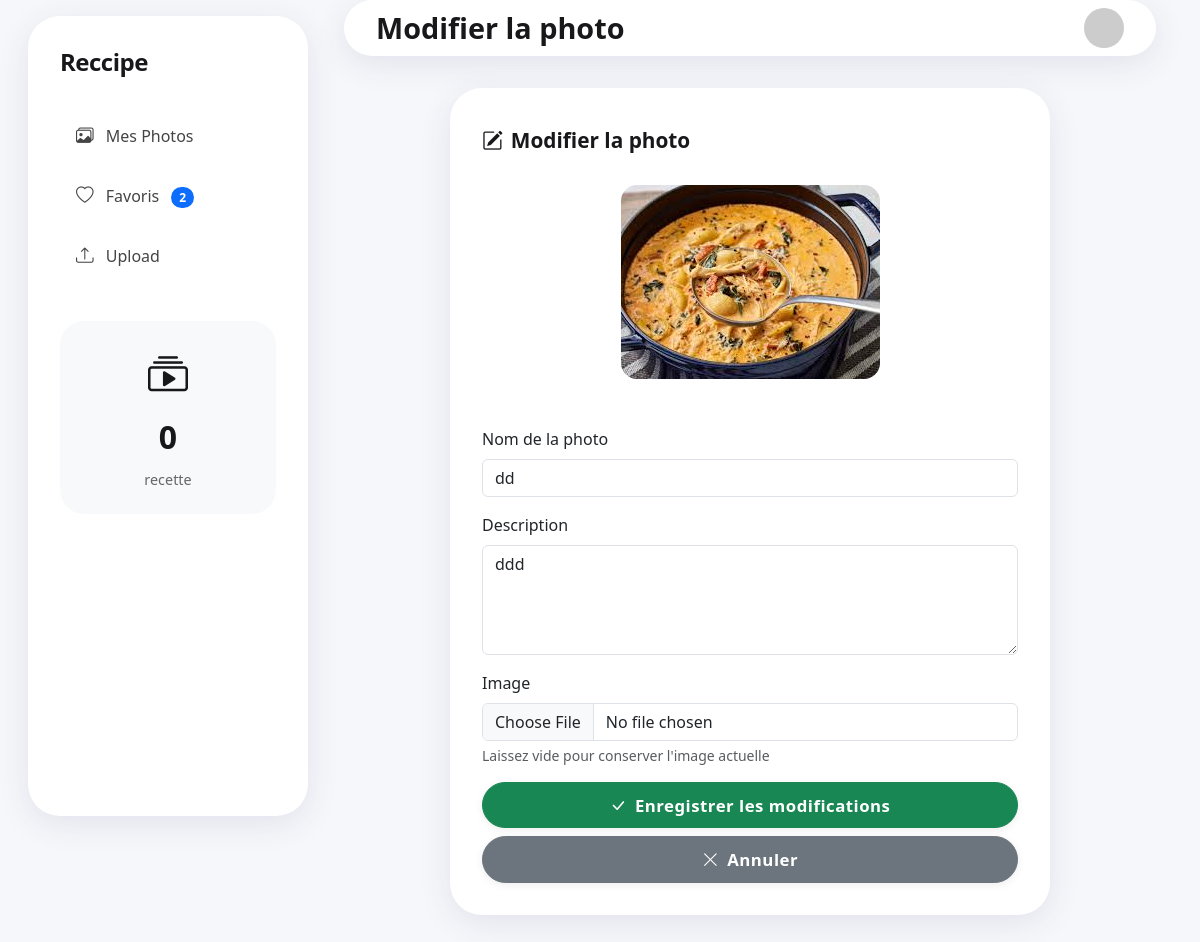
/photo/14/update/ (signed in), run on the app's committed database.
### myapp/models.py (models this page shows, shortened)
class Photo(models.Model) :
    user = models.ForeignKey(User, on_delete=models.CASCADE, related_name='photos', null=True, blank=True)
    Nom = models.CharField(max_length=200)
    Descreption = models.TextField(blank=True)
    upload_date = models.DateTimeField(default=timezone.now)
    image = models.ImageField(upload_to='photos/', null=True, blank=True)
    favorites = models.ManyToManyField(User, related_name='favorite_photos', blank=True)

### myapp/views.py (the view)
# urls.py: path('photo/<int:photo_id>/update/', views.update_photo, name='update_photo'),
@login_required(login_url='login')
def update_photo(request, photo_id):
    photo = get_object_or_404(Photo, id=photo_id)
    if request.method == 'POST':
        form = PhotoUploadForm(request.POST, request.FILES, instance=photo)
        if form.is_valid():
            form.save()
            messages.success(request, 'Photo mise à jour avec succès !')
            return redirect('photo_list')
    else:
        form = PhotoUploadForm(instance=photo)
    context = {
        'form': form,
        'photo': photo,
        'title': 'Modifier la photo'
    }
    return render(request, 'myapp/update_photo.html', context)

### myapp/forms.py
class PhotoUploadForm(forms.ModelForm):
    class Meta:
        model = Photo
        fields = ['Nom', 'Descreption', 'image']
        labels = {
            'Nom': 'Nom de la photo',
            'Descreption': 'Description',
            'image': 'Image'
        }
        widgets = {
            'Descreption': forms.Textarea(attrs={'rows': 4}),
        }

### myapp/templatetags/custom_filters.py (called while the page is built)
@register.filter
def startswith(value, arg):
    return str(value).startswith(str(arg))

### myapp/templates/myapp/update_photo.html (shortened to what this page needs)
{% extends 'myapp/layout.html' %}
{% block page_title %}Modifier la photo{% endblock %}
{% block main_content %}
<div class="update-card">
  <h4><i class="bi bi-pencil-square me-2"></i>Modifier la photo</h4>
  {% if photo.image %}
    <div class="text-center mb-4">
      <img src="{{ photo.image.url }}" alt="{{ photo.Nom }}" class="current-image">
    </div>
  {% endif %}
  <form method="post" enctype="multipart/form-data">
    <div class="mb-3">
      <label for="{{ form.Nom.id_for_label }}" class="form-label">{{ form.Nom.label }}</label>
      <input type="text" name="{{ form.Nom.name }}" id="{{ form.Nom.id_for_label }}" class="form-control {% if form.Nom.errors %}is-invalid{% endif %}" value="{{ form.Nom.value|default:'' }}">
    </div>
    <div class="mb-3">
      <label for="{{ form.Descreption.id_for_label }}" class="form-label">{{ form.Descreption.label }}</label>
      <textarea name="{{ form.Descreption.name }}" id="{{ form.Descreption.id_for_label }}" class="form-control {% if form.Descreption.errors %}is-invalid{% endif %}" rows="4">{{ form.Descreption.value|default:'' }}</textarea>
    </div>
    <div class="mb-3">
      <label for="{{ form.image.id_for_label }}" class="form-label">{{ form.image.label }}</label>
      <input type="file" name="{{ form.image.name }}" id="{{ form.image.id_for_label }}" class="form-control {% if form.image.errors %}is-invalid{% endif %}">
      <div class="form-text">Laissez vide pour conserver l'image actuelle</div>
    </div>
    <div class="d-grid gap-2">
      <button type="submit" class="btn btn-success btn-lg">
        <i class="bi bi-check-lg me-2"></i>Enregistrer les modifications
      </button>
      <a href="{% url 'photo_list' %}" class="btn btn-secondary btn-lg">
        <i class="bi bi-x-lg me-2"></i>Annuler
      </a>
    </div>
  </form>
</div>
{% endblock %}

### myapp/templates/myapp/layout.html (shortened to what this page needs)
{% extends 'myapp/base.html' %}
{% load custom_filters %}
{% block content %}
<div class="container-fluid main-container">
  {% if request.resolver_match.url_name != 'login' and request.resolver_match.url_name != 'register' and not request.resolver_match.url_name|startswith:'admin_' %}
  <nav class="sidebar">
    <div class="sidebar-sticky">
      <h4>Reccipe</h4>
      <ul class="nav flex-column">
        <li class="nav-item mb-2">
          <a class="nav-link {% if request.resolver_match.url_name == 'photo_list' %}active{% endif %}" href="/photos/">
            <i class="bi bi-images me-2"></i> Mes Photos
          </a>
        </li>
        <li class="nav-item mb-2">
          <a class="nav-link {% if request.resolver_match.url_name == 'favorite_photos' %}active{% endif %}" href="{% url 'favorite_photos' %}">
            <i class="bi bi-heart me-2"></i> Favoris
            <span class="badge bg-primary rounded-pill ms-2">{{ user.favorite_photos.count }}</span>
          </a>
        </li>
        <li class="nav-item mb-2">
          <a class="nav-link {% if request.resolver_match.url_name == 'upload_photo' %}active{% endif %}" href="{% url 'upload_photo' %}">
            <i class="bi bi-upload me-2"></i> Upload
          </a>
        </li>
      </ul>
      <div class="stats-container">
        <i class="bi bi-collection-play"></i>
        <div class="stats-number">
          {% if photos %}{{ photos|length }}{% else %}0{% endif %}
        </div>
        <div class="stats-label">recette</div>
      </div>
    </div>
  </nav>
  {% endif %}
  <main class="main-content {% if request.resolver_match.url_name == 'login' or request.resolver_match.url_name == 'register' or request.resolver_match.url_name|startswith:'admin_' %}full-width{% endif %}">
    {% if user.is_authenticated %}
    <div class="header">
      <h2>{% block page_title %}{% endblock %}</h2>
      <div class="dropdown">
        <img src="https://ui-avatars.com/api/?name={{ user.username }}" alt="avatar" class="avatar dropdown-toggle" role="button" data-bs-toggle="dropdown" aria-expanded="false">
      </div>
    </div>
    {% endif %}
    {% block main_content %}{% endblock %}
  </main>
</div>
{% endblock %}

### myapp/templates/myapp/base.html (style rules this page uses)
body { background: #f5f6fa; }
.sidebar { min-height: 100vh; }

### myapp/templates/myapp/layout.html (style rules this page uses)
body, .bg-auth { background: #f6f7fa !important; }
.main-container { min-height: 100vh; background: #f6f7fa; display: flex; }
.sidebar { background: #fff; border-radius: 2rem; box-shadow: 0 8px 32px 0 rgba(60,60,120,0.10); padding: 2rem; margin: 1rem 0 1rem 1rem; width: 280px; position: fixed; height: calc(100vh - 2rem); }
.sidebar h4 { font-weight: 800; font-size: 1.5rem; margin-bottom: 2rem; letter-spacing: -0.5px; color: #18181b; }
.nav-link { color: #444; font-weight: 500; padding: 0.8rem 1rem; border-radius: 1rem; transition: all 0.2s; }
.nav-link i { font-size: 1.1rem; }
.stats-container { background: #f8f9fb; border-radius: 1.5rem; padding: 1.5rem; margin-top: 2rem; text-align: center; }
.stats-container i { color: #18181b; font-size: 2.5rem; }
.stats-number { font-weight: 800; font-size: 2rem; color: #18181b; margin: 0.5rem 0; }
.stats-label { color: #666; font-size: 0.9rem; }
.main-content { padding: 0 2rem 2rem 2rem; margin-left: 300px; width: calc(100% - 300px); }
.header { background: #fff; border-radius: 2rem; box-shadow: 0 8px 32px 0 rgba(60,60,120,0.10); padding: 0.5rem 2rem 0.5rem 2rem; margin-bottom: 1rem; margin-top: 0 !important; display: flex; align-items: center; justify-content: space-between; }
.header h2 { font-weight: 800; font-size: 1.8rem; margin: 0; color: #18181b; }
.avatar { width: 40px; height: 40px; border-radius: 50%; cursor: pointer; transition: transform 0.2s; }
.container-fluid.main-container { padding-top: 0 !important; margin-top: 0 !important; }

### myapp/templates/myapp/update_photo.html (style rules this page uses)
.update-card { background: #fff; border-radius: 2rem; box-shadow: 0 8px 32px 0 rgba(60,60,120,0.10); padding: 2.5rem 2rem 2rem 2rem; max-width: 600px; margin: 2rem auto; }
.update-card h4 { font-weight: 800; font-size: 1.3rem; color: #18181b; margin-bottom: 2rem; }
.btn-success, .btn-secondary { border-radius: 1.5rem; font-weight: 700; font-size: 1.05rem; letter-spacing: 0.5px; padding: 0.6rem 1.5rem; box-shadow: 0 2px 8px rgba(0,0,0,0.07); transition: background 0.2s, box-shadow 0.2s; }
.current-image { border-radius: 1rem; max-width: 100%; height: auto; margin-bottom: 1.5rem; }

### data on the page
Photo: image (picture), Nom "dd", Descreption "ddd"

### other printed values
{{ user.favorite_photos.count }} "2"
